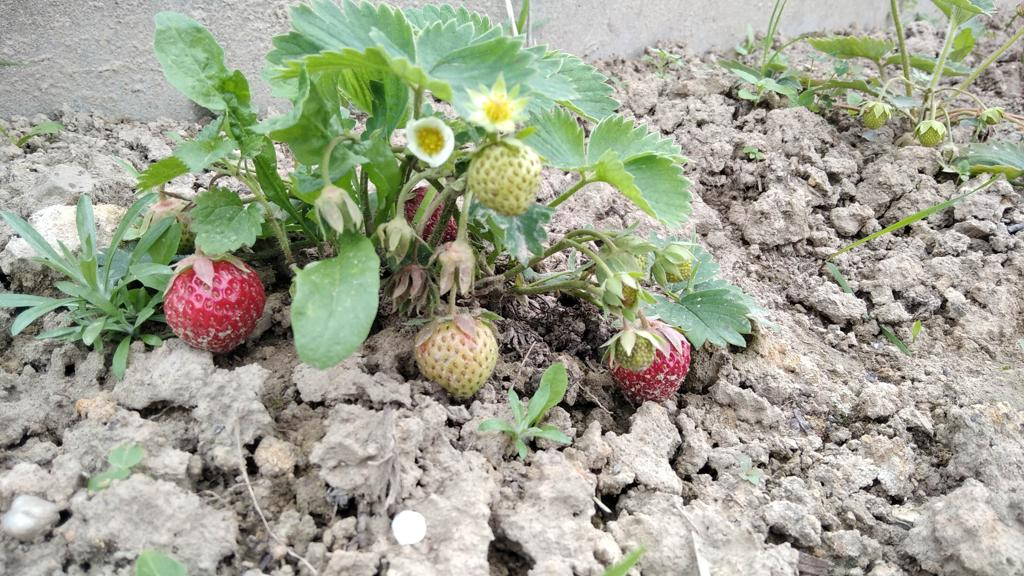
%> input picture P_2_wizja_Artur/HSV_seg/st_small/da_4_s.jpg, 1024 x 576 px
$ octave matlab_code.m   (GNU Octave 9; MATLAB toolbox functions it lacks are replaced by stand-ins)
%> lines starting %> are read from the running program, lines starting %| are printed output that depends on the picture; in (x1, y1, x2, y2) boxes, pixels count from 0 and x2, y2 are one past the last pixel; in counts of white or black regions, pixels touching at a corner belong together; the program's own positions count from 1
### P_2_wizja_Artur/HSV_seg/createMask.m
function [BW,maskedRGBImage] = createMask(RGB)

I = rgb2hsv(RGB);

% [4 lines of commented-out code are left out]
channel1MinGreen = 0.08; %0.00
channel1MaxGreen = 0.20;

channel2MinGreen = 0.15;
channel2MaxGreen = 0.65; %0.60

channel3MinGreen = 0.35;%0.5;
channel3MaxGreen = 1.0;%1.0;


channel1MinRed = 0.8;
channel1MaxRed = 1.0;

channel2MinRed = 0.20;
channel2MaxRed = 0.8;

channel3MinRed = 0.45;
channel3MaxRed = 1.0;

sliderBW_GREEN = (I(:,:,1) >= channel1MinGreen ) & (I(:,:,1) <= channel1MaxGreen) & ...
  (I(:,:,2) >= channel2MinGreen ) & (I(:,:,2) <= channel2MaxGreen) & ...
  (I(:,:,3) >= channel3MinGreen ) & (I(:,:,3) <= channel3MaxGreen);

sliderBW_RED = (I(:,:,1) >= channel1MinRed ) & (I(:,:,1) <= channel1MaxRed) & ...
  (I(:,:,2) >= channel2MinRed ) & (I(:,:,2) <= channel2MaxRed) & ...
  (I(:,:,3) >= channel3MinRed ) & (I(:,:,3) <= channel3MaxRed);


%
% subplot(2,1,2)
% imshow(sliderBW_GREEN)

% sliderBW = sliderBW_GREEN | sliderBW_RED;

BW_GREEN = sliderBW_GREEN;
SE = strel("disk",8);
BW_GREEN = imerode(BW_GREEN,SE);
SE = strel("disk",12);


BW_GREEN = imdilate(BW_GREEN,SE);
BW_GREEN = bwareaopen(BW_GREEN, 60);
BW_GREEN = imfill( BW_GREEN ,'holes');


BW_RED = sliderBW_RED;
SE = strel("disk",4);
BW_RED = imerode(BW_RED,SE);
SE = strel("disk",10);
BW_RED = imdilate(BW_RED,SE);
BW_RED = bwareaopen(BW_RED, 60);
BW_RED = imfill( BW_RED ,'holes');

SE = strel("disk",2);

BW_GREEN = imerode(BW_GREEN, SE);
BW_RED = imerode(BW_RED, SE);


BW =  BW_GREEN | BW_RED;

BW = imfill(BW,'holes');
% Initialize output masked image based on input image.

% subplot(2,1,2)
% imshow(BW)

maskedRGBImage = RGB;
% Set background pixels where BW is false to zero.
maskedRGBImage(repmat(~BW,[1 1 3])) = 0;
end

### P_2_wizja_Artur/HSV_seg/check_ripness.m
function ripness = check_ripness(list_of_pixel, rgb_im)
    gray_img = rgb2gray(rgb_im);
%     gray_img = blur(gray_img,10);

    green_val = 200.0;
    red_val = 100.0;
    diff = green_val-red_val;
    sum_of_s = double(0.0);
    for i=1:size(list_of_pixel)
        row = list_of_pixel(i,1);
        col = list_of_pixel(i,2);
        sum_of_s = sum_of_s + double(gray_img(col, row));
    end
    sum_of_s = double(sum_of_s);
    ripness = 1-(sum_of_s-size(list_of_pixel)*red_val)/(size(list_of_pixel)*diff);
end

### P_2_wizja_Artur/HSV_seg/matlab_code.m
close all; clear all; clc;


workspace;  % Make sure the workspace panel is showing.
format long g;
format compact;
fontSize = 16;

% read an image:
rgbImage = imread('st_small/da_4_s.jpg');
%> rgbImage is the input picture: size 576x1024x3 uint8; mean R, G, B 161.2, 164, 146.3
[rows, columns, numberOfColorChannels] = size(rgbImage);
%> rows = 576; columns = 1024; numberOfColorChannels = 3

figure(1)
% subplot(1,2,1)
imshow(rgbImage, [])


[BW, maskedRGBImage] = createMask(rgbImage);
%> in createMask, `I = rgb2hsv(RGB);`: I: size 576x1024x3 double; mean H, S, V 0.188, 0.168, 0.665
%> in createMask, `sliderBW_GREEN = (I(:,:,1) >= channel1MinGreen ) & (I(:,:,1) <= channe..`:
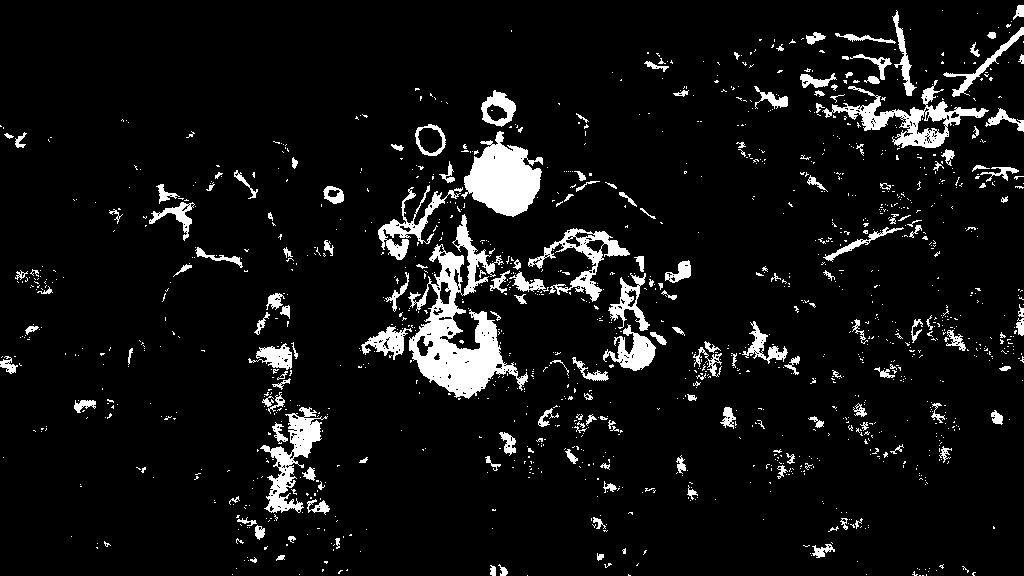
%> sliderBW_GREEN: size 576x1024 logical; 7.2% white; 1344 white regions (1172 under 20 px), largest, box (x1, y1, x2, y2) and area: (408, 214, 528, 399) 7462, (461, 131, 543, 217) 4095, (822, 80, 989, 148) 2817
%> in createMask, `sliderBW_RED = (I(:,:,1) >= channel1MinRed ) & (I(:,:,1) <= channel1Ma..`:
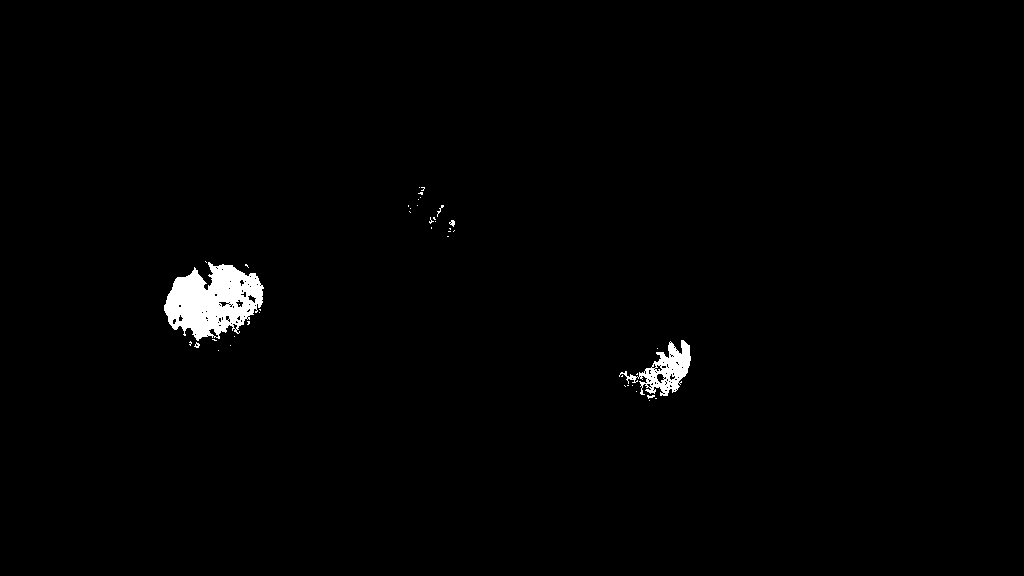
%> sliderBW_RED: size 576x1024 logical; 1.1% white; 43 white regions (39 under 20 px), largest, box (x1, y1, x2, y2) and area: (164, 262, 264, 341) 4909, (619, 340, 691, 396) 1524, (449, 220, 455, 227) 25, (437, 205, 444, 217) 22
%> in createMask, `BW_GREEN = imerode(BW_GREEN,SE);`: BW_GREEN: size 576x1024 logical; 0.48% white; 7 white regions (3 under 20 px), largest, box (x1, y1, x2, y2) and area: (472, 153, 533, 209) 2032, (453, 345, 494, 385) 638, (425, 363, 442, 370) 57, (639, 349, 647, 361) 43
%> in createMask, `BW_GREEN = imdilate(BW_GREEN,SE);`: BW_GREEN: size 576x1024 logical; 1.7% white; 4 white regions, box (x1, y1, x2, y2) and area: (461, 142, 544, 220) 4540, (414, 315, 505, 396) 4293, (628, 338, 658, 372) 796, (298, 421, 324, 446) 535
%> in createMask, `BW_RED = imerode(BW_RED,SE);`: BW_RED: size 576x1024 logical; 0.44% white; 14 white regions (10 under 20 px), largest, box (x1, y1, x2, y2) and area: (167, 268, 247, 336) 2358, (676, 345, 688, 366) 91, (244, 286, 260, 297) 69, (669, 360, 685, 375) 61
%> in createMask, `BW_RED = imdilate(BW_RED,SE);`: BW_RED: size 576x1024 logical; 1.4% white; 2 white regions, box (x1, y1, x2, y2) and area: (158, 259, 269, 345) 6636, (654, 336, 697, 397) 1877
%> in createMask, `BW_GREEN = imerode(BW_GREEN, SE);`:
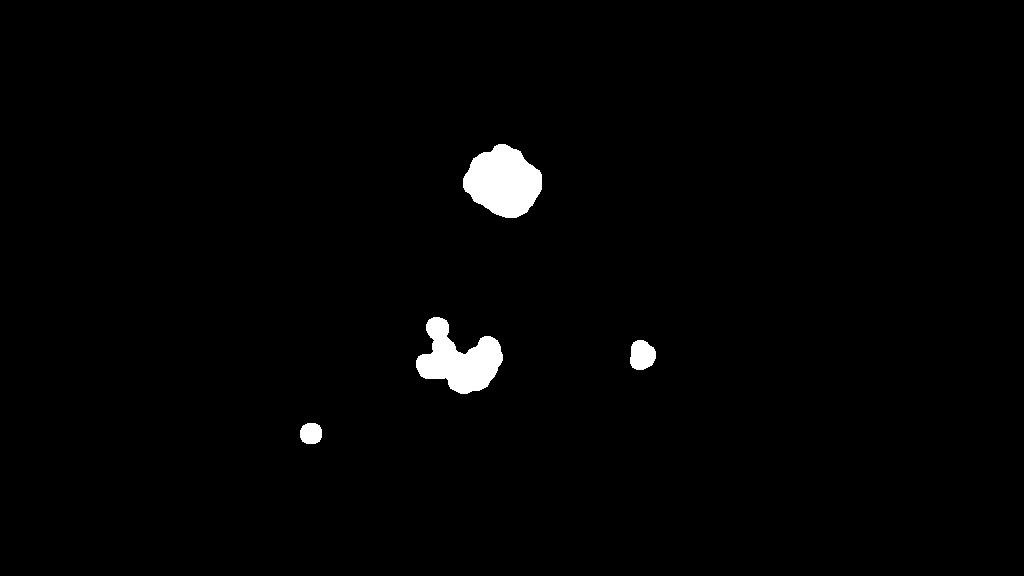
%> BW_GREEN: size 576x1024 logical; 1.5% white; 4 white regions, box (x1, y1, x2, y2) and area: (463, 144, 542, 218) 4104, (416, 317, 503, 394) 3721, (630, 340, 656, 370) 618, (300, 423, 322, 444) 393
%> in createMask, `BW_RED = imerode(BW_RED, SE);`:
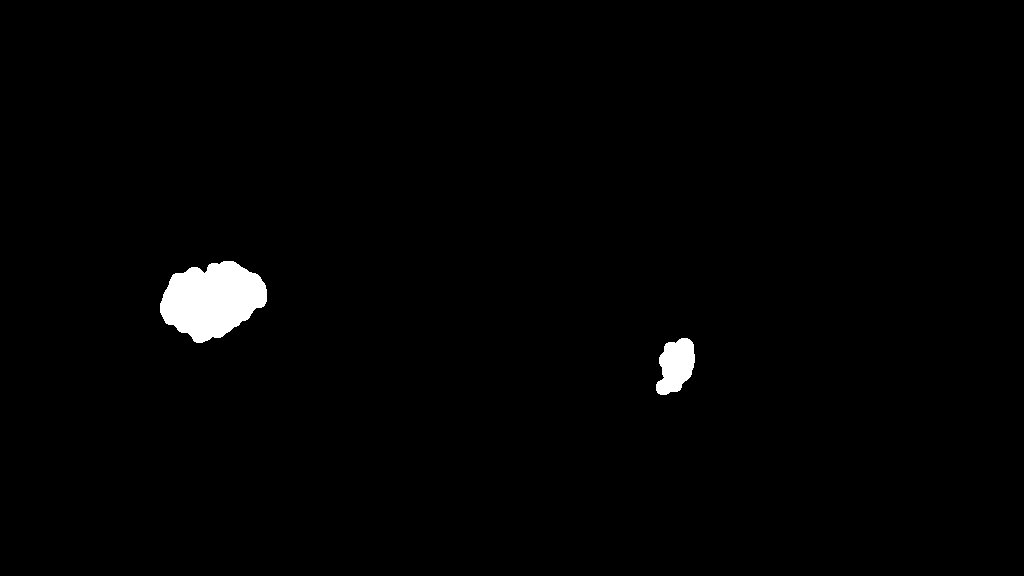
%> BW_RED: size 576x1024 logical; 1.3% white; 2 white regions, box (x1, y1, x2, y2) and area: (160, 261, 267, 343) 6078, (656, 338, 695, 395) 1569
%> in createMask, `BW =  BW_GREEN | BW_RED;`:
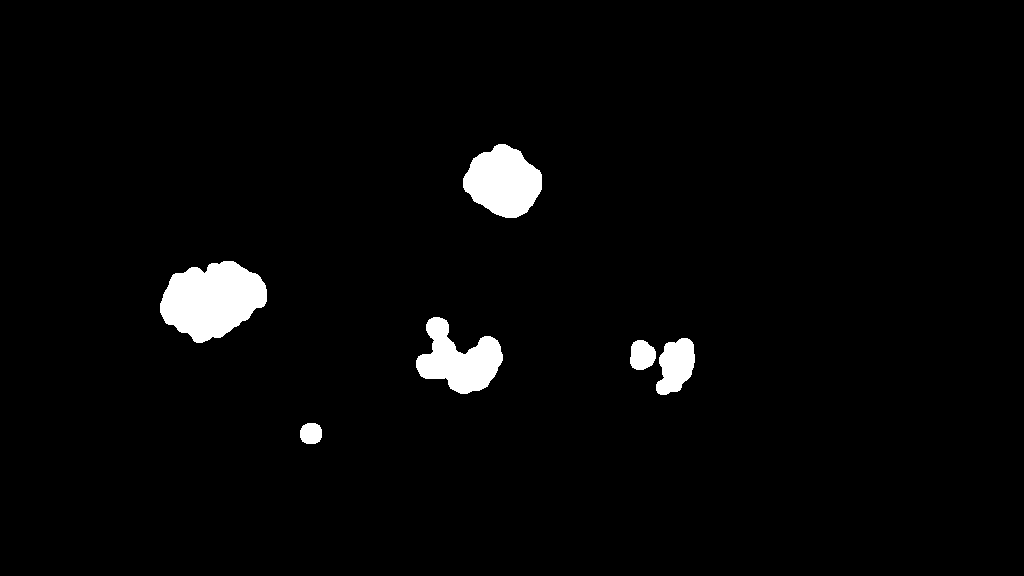
%> BW: size 576x1024 logical; 2.8% white; 6 white regions
%> in createMask, `maskedRGBImage(repmat(~BW,[1 1 3])) = 0;`:
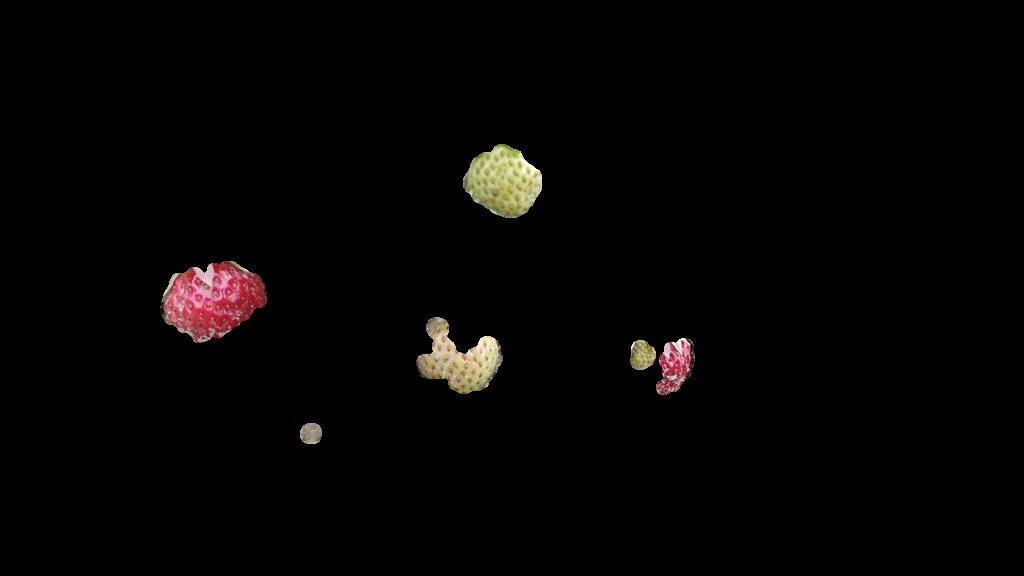
%> maskedRGBImage: size 576x1024x3 uint8; mean R, G, B 4.9, 3.7, 3.1
% subplot(1, 2, 2);
% imshow(BW);


regions_with_strawberry = regionprops(BW, 'all');
%> regions_with_strawberry = 6 regions; largest, box (x1, y1, x2, y2), Area, Centroid, MajorAxisLength, MinorAxisLength and Eccentricity: (160, 261, 267, 343) 6078 [212.7 300.4] 107 73.31 0.729, (463, 144, 542, 218) 4104 [503.9 182.4] 77.68 67.98 0.484, (416, 317, 503, 394) 3721 [459.9 360.8] 92.12 65.31 0.705, (656, 338, 695, 395) 1569 [676.5 366.3] 61.32 33.99 0.832


[img_h, img_w,img_s] = size(rgbImage);
%> img_h = 576; img_w = 1024; img_s = 3

figure(3)
% subplot(1,2,2)
imshow(rgbImage)
hold on
% hp = impixelinfo();

for i=1:size(regions_with_strawberry,1)
   if regions_with_strawberry(i).Area > 500
        rip_val(i) = check_ripness(regions_with_strawberry(i).PixelList, rgbImage);
        [height, width] = size(regions_with_strawberry(i).Image);
        cent_x = regions_with_strawberry(i).Centroid(1);
        cent_y = regions_with_strawberry(i).Centroid(2);


%> (the run ends here)

$ run again, with P_2_wizja_Artur/HSV_seg/st_small/da_10_s.jpg copied over P_2_wizja_Artur/HSV_seg/st_small/da_4_s.jpg
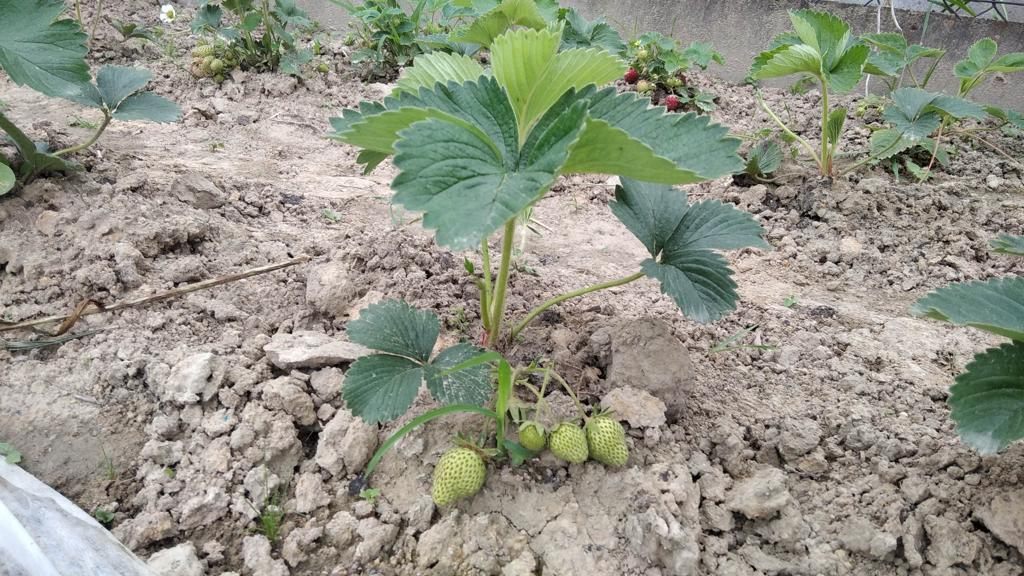
%> input picture P_2_wizja_Artur/HSV_seg/st_small/da_10_s.jpg, 1024 x 576 px
%> rgbImage is the input picture: size 576x1024x3 uint8; mean R, G, B 147.1, 148, 134.2
%> I: size 576x1024x3 double; mean H, S, V 0.17, 0.165, 0.606
%> in createMask, `sliderBW_GREEN = (I(:,:,1) >= channel1MinGreen ) & (I(:,:,1) <= channe..`:
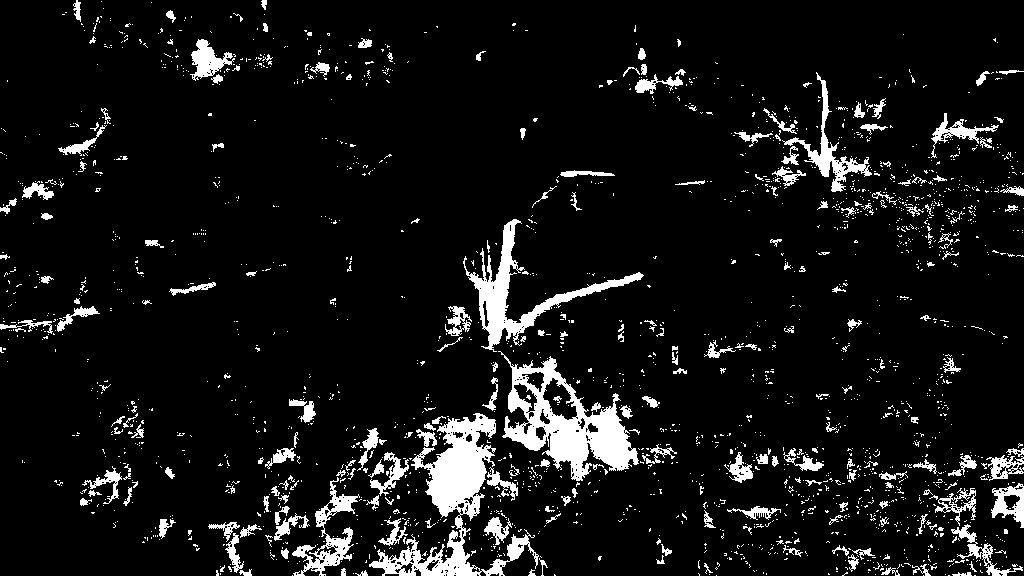
%> sliderBW_GREEN: size 576x1024 logical; 8.1% white; 2196 white regions (1971 under 20 px), largest, box (x1, y1, x2, y2) and area: (369, 413, 539, 576) 7430, (498, 351, 639, 481) 6709, (463, 219, 644, 352) 3858
%> sliderBW_RED: size 576x1024 logical; 0.03% white; 4 white regions (2 under 20 px), largest, box (x1, y1, x2, y2) and area: (664, 96, 677, 106) 98, (624, 70, 636, 80) 41
%> BW: size 576x1024 logical; 1.7% white; 8 white regions
%> regions_with_strawberry = 8 regions; largest, box (x1, y1, x2, y2), Area, Centroid, MajorAxisLength, MinorAxisLength and Eccentricity: (548, 408, 633, 470) 3538 [592.6 442.4] 92.84 56.8 0.791, (427, 436, 488, 511) 3209 [457.6 475.1] 75.93 54.59 0.695, (477, 275, 511, 337) 1423 [496.2 304.7] 64.55 30.71 0.88, (449, 549, 475, 576) 498 [461.4 564] 32.63 20.57 0.776

$ run again, with P_2_wizja_Artur/HSV_seg/st_small/da_11_s.jpg copied over P_2_wizja_Artur/HSV_seg/st_small/da_4_s.jpg
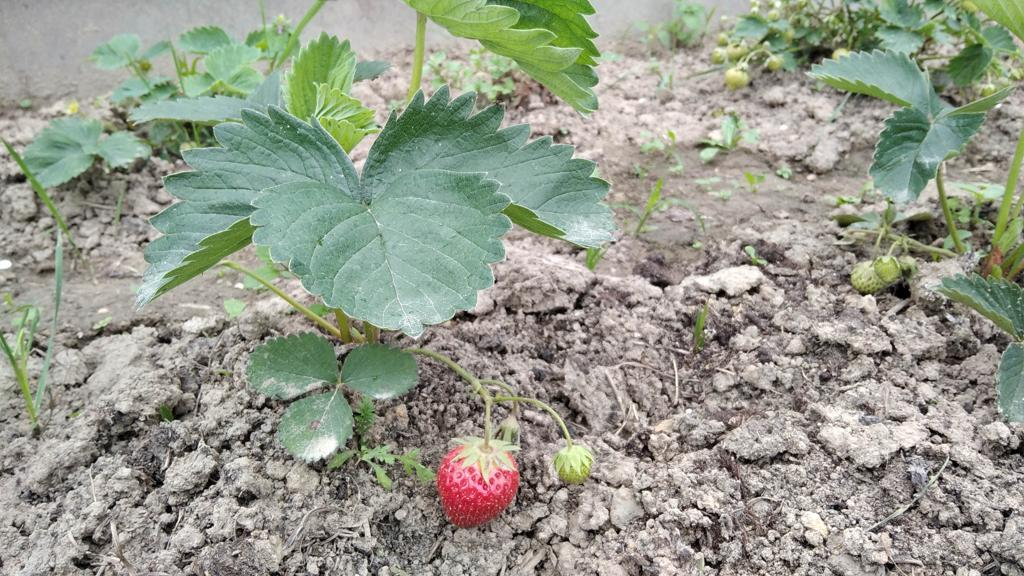
%> input picture P_2_wizja_Artur/HSV_seg/st_small/da_11_s.jpg, 1024 x 576 px
%> rgbImage is the input picture: size 576x1024x3 uint8; mean R, G, B 149.7, 154.1, 140
%> I: size 576x1024x3 double; mean H, S, V 0.199, 0.155, 0.625
%> in createMask, `sliderBW_GREEN = (I(:,:,1) >= channel1MinGreen ) & (I(:,:,1) <= channe..`:
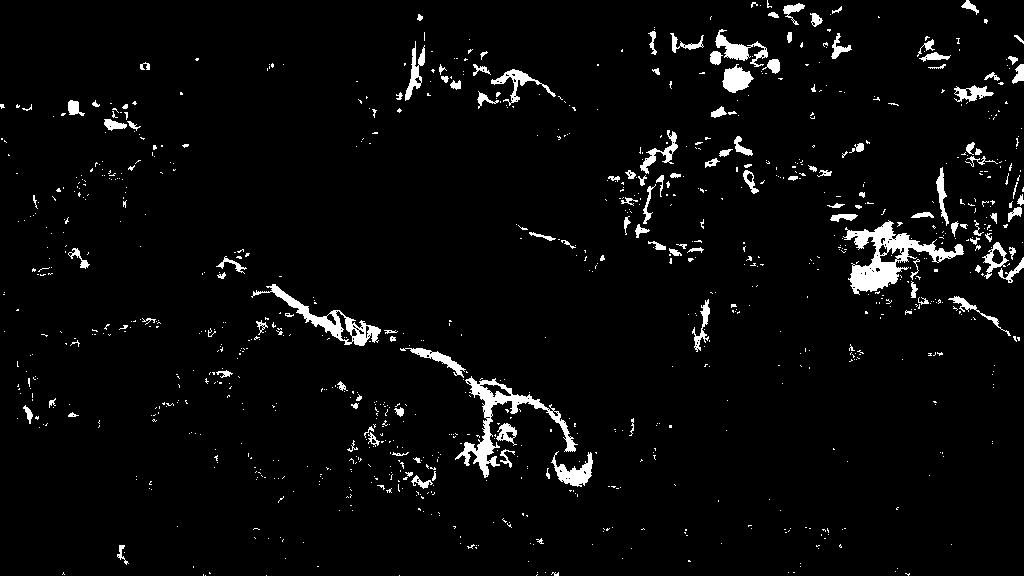
%> sliderBW_GREEN: size 576x1024 logical; 3.8% white; 995 white regions (863 under 20 px), largest, box (x1, y1, x2, y2) and area: (843, 220, 964, 295) 2865, (455, 376, 578, 478) 2232, (251, 284, 381, 346) 1437
%> sliderBW_RED: size 576x1024 logical; 0.59% white; 6 white regions (4 under 20 px), largest, box (x1, y1, x2, y2) and area: (438, 449, 520, 525) 3478, (513, 460, 519, 468) 22
%> BW: size 576x1024 logical; 1.1% white; 3 white regions
%> regions_with_strawberry = 3 regions; box (x1, y1, x2, y2), Area, Centroid, MajorAxisLength, MinorAxisLength and Eccentricity: (434, 446, 524, 526) 4721 [475.6 489.3] 93.6 72.22 0.636, (849, 260, 899, 293) 1093 [875.7 278.5] 55.58 26.71 0.877, (721, 66, 752, 94) 699 [736.5 80.5] 31.84 28.15 0.468

$ run again, with P_2_wizja_Artur/HSV_seg/st_small/da_12_s.jpg copied over P_2_wizja_Artur/HSV_seg/st_small/da_4_s.jpg
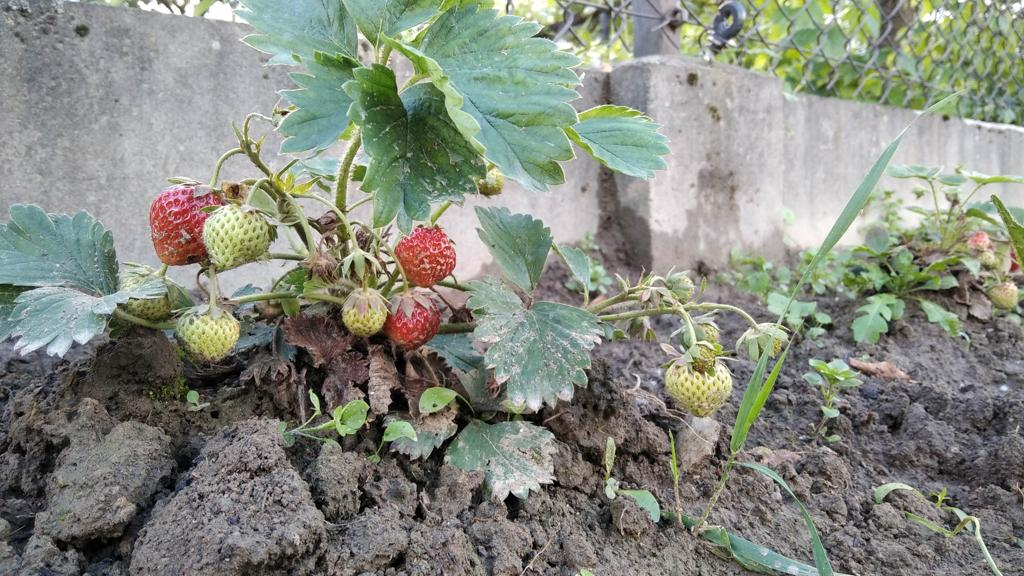
%> input picture P_2_wizja_Artur/HSV_seg/st_small/da_12_s.jpg, 1024 x 576 px
%> rgbImage is the input picture: size 576x1024x3 uint8; mean R, G, B 134.1, 138.1, 127.5
%> I: size 576x1024x3 double; mean H, S, V 0.391, 0.155, 0.561
%> sliderBW_GREEN: size 576x1024 logical; 6.5% white; 828 white regions (686 under 20 px), largest, box (x1, y1, x2, y2) and area: (294, 126, 416, 336) 5948, (661, 323, 734, 418) 3478, (900, 212, 1024, 313) 3199
%> sliderBW_RED: size 576x1024 logical; 0.51% white; 34 white regions (28 under 20 px), largest, box (x1, y1, x2, y2) and area: (151, 187, 224, 232) 1466, (401, 228, 457, 268) 742, (396, 301, 439, 329) 553, (427, 296, 440, 311) 56, (150, 222, 155, 232) 31, (177, 231, 183, 236) 22
%> BW: size 576x1024 logical; 2.2% white; 11 white regions
%> regions_with_strawberry = 11 regions; largest, box (x1, y1, x2, y2), Area, Centroid, MajorAxisLength, MinorAxisLength and Eccentricity: (663, 365, 732, 419) 2449 [699.1 388.9] 75.12 45.61 0.795, (147, 185, 219, 228) 2094 [185.3 205.1] 72.96 39.69 0.839, (186, 312, 243, 358) 2037 [215.4 335.6] 57.51 45.69 0.607
